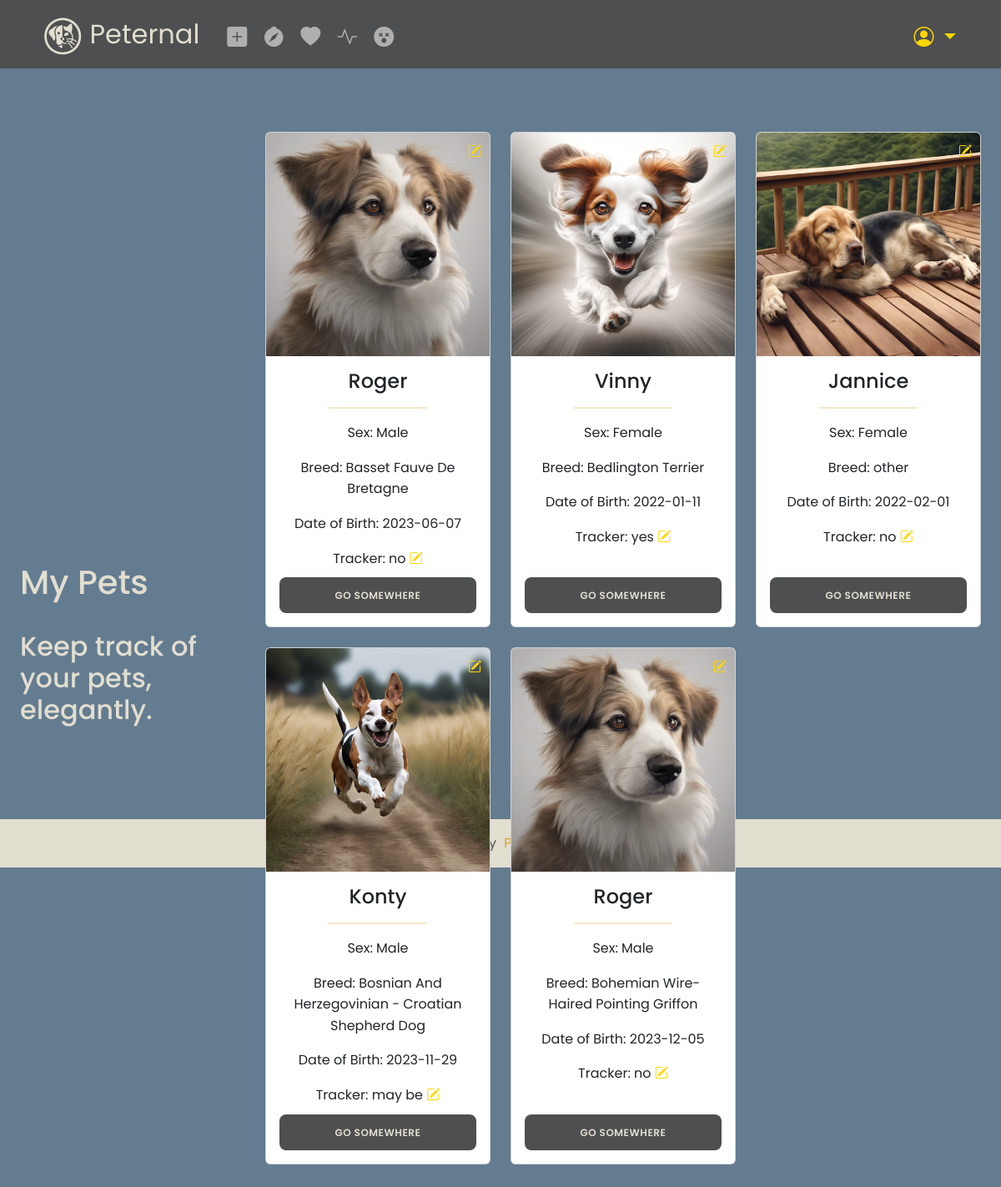
Page / (signed in) on the earlier database version.
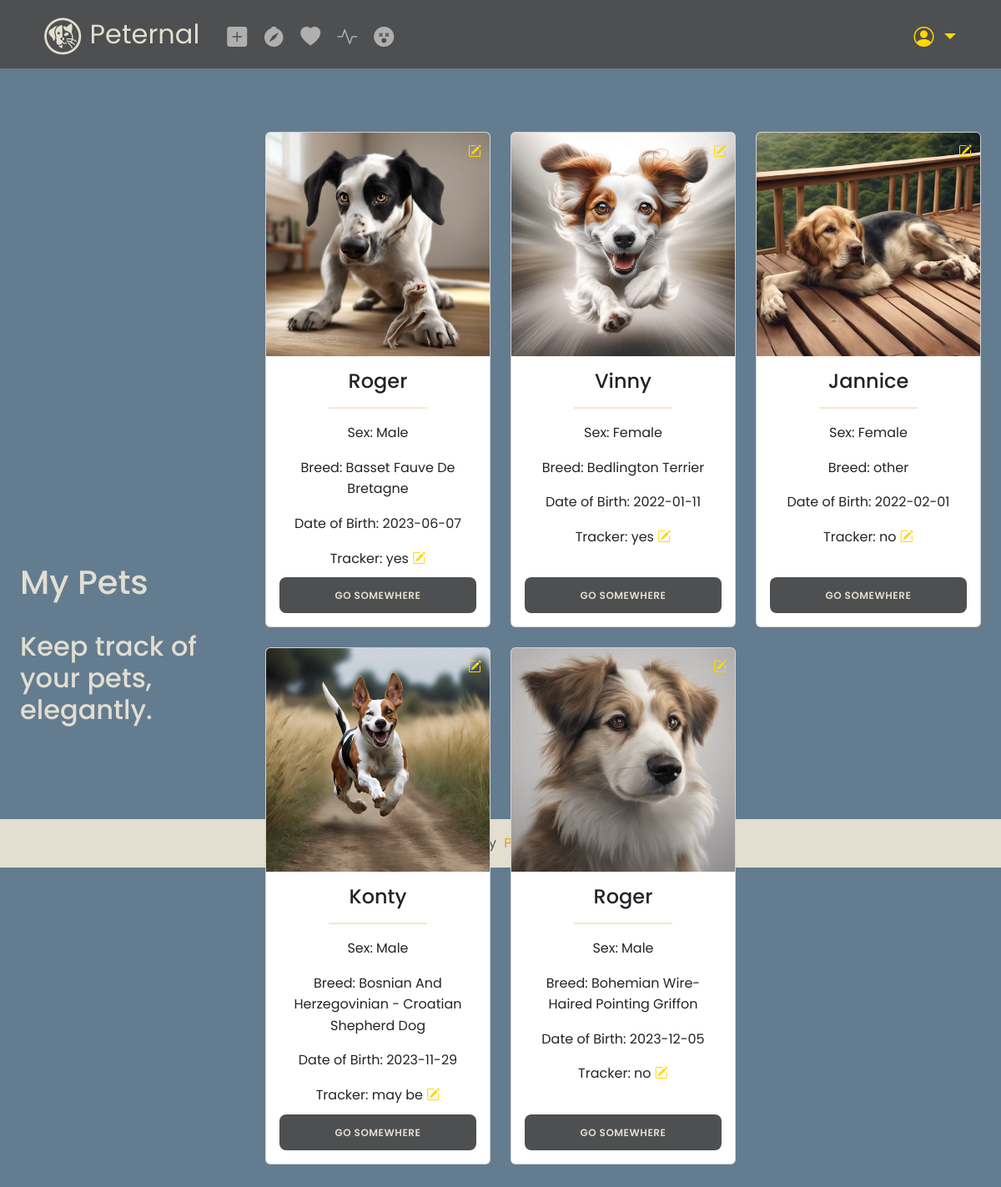
Same page on the later database version.
### tables this page shows
CREATE TABLE pets (
    pets_id INTEGER PRIMARY KEY AUTOINCREMENT,
    user_id INTEGER,
    pet_type TEXT NOT NULL,
    pet_sex TEXT NOT NULL,
    pet_name TEXT NOT NULL,
    photo_path TEXT,
    breed TEXT,
    pet_dob DATE,
    tracker TEXT,
    FOREIGN KEY(user_id) REFERENCES users(user_id)
);

### app.py (the view)
@app.route("/")
@login_required
def index():
    user_id = session["user_id"]
    try:
        pets = get_pets(user_id)
    except ValueError as e:
        flash(str(e), 'danger')
        logging.error("Error fetching pets: %s", e)
        pets = []  # Default to an empty list in case of an error
    return render_template("index.html", pets=pets)

### app.py (called while the page is built)
@app.after_request
def after_request(response):
    response.headers["Cache-Control"] = "no-cache, no-store, must-revalidate"
    response.headers["Expires"] = 0
    response.headers["Pragma"] = "no-cache"
    return response

### auth.py (called while the page is built)
def login_required(f):
    @wraps(f)
    def decorated_function(*args, **kwargs):
        if session.get("user_id") is None:
            return redirect("/login")
        return f(*args, **kwargs)
    return decorated_function

### database.py (called while the page is built)
def get_db_connection():
    conn = sqlite3.connect(DATABASE)
    conn.row_factory = sqlite3.Row
    return conn

def get_pets(user_id):
    try:
        with get_db_connection() as conn:
            cursor = conn.cursor()
            cursor.execute("SELECT * FROM pets WHERE user_id = ?", (user_id,))
            pets = cursor.fetchall()
            return pets
    except sqlite3.IntegrityError as e:
        logging.error("Database error when fetching pets: %s", e)
        raise ValueError("Database error when fetching pets") from e

### templates/index.html (shortened to what this page needs)
{% extends "layout.html" %}
{% block main %}
<div class="container-fluid h-100 mb-4 mr-4 ml-4 mb-md-5 mr-md-5 ml-md-5">
    <div class="row h-100 align-items-center">
        <div class="col-md-3 col-12">
            <div class="fixed-column align-items-center h-100">
                <h1>My Pets</h1>
                <br>
                <h2>Keep track of your pets, elegantly.</h2>
                <br>
            </div>
        </div>
        <div class="col-md-9 col-12">
            <div class="row">
                {% for pet in pets %}
                <div class="col-lg-4 col-md-6 col-12 mb-4">
                    <div class="card h-100">
                        <img src="{{ url_for('static', filename=pet.photo_path) }}" class="card-img-top" alt="{{ pet.pet_name }}">
                        <i class="bi bi-pencil-square edit-photo-icon" onclick="editPhoto('{{ pet.pets_id }}')"></i>
                        <div class="card-body d-flex flex-column">
                            <div class="content">
                                <h4 class="card-title">{{ pet.pet_name }}</h4>
                                <hr class="hr-card" />
                                <p class="card-text">Sex: {{ pet.pet_sex }}</p>
                                <p class="card-text">Breed: {{ pet.breed }}</p>
                                <p class="card-text">Date of Birth: {{ pet.pet_dob }}</p>
                                <p class="card-text">Tracker: {{ pet.tracker }}
                                <i class="bi bi-pencil-square edit-tracker-icon" onclick="editTracker('{{ pet.pets_id }}')"></i></p>
                            </div>
                            <a href="#" class="button">Go somewhere</a>
                        </div>
                    </div>
                </div>
                {% endfor %}
            </div>
        </div>
    </div>
</div>
{% endblock %}

### templates/layout.html (shortened to what this page needs)
<!DOCTYPE html>
<html lang="en">
    <head>
        <link href="https://cdn.jsdelivr.net/npm/bootstrap@5.3.2/dist/css/bootstrap.min.css" rel="stylesheet">
        <link href="https://cdnjs.cloudflare.com/ajax/libs/select2/4.0.13/css/select2.min.css" rel="stylesheet">
        <link href="https://cdnjs.cloudflare.com/ajax/libs/bootstrap-icons/1.7.2/font/bootstrap-icons.css" rel="stylesheet">
        <link href="/static/styles.css" rel="stylesheet">
    </head>
    <body>
        <nav class="navbar navbar-dark bg-navbar sticky-top navbar-expand-md">
            <div class="container-fluid">
                <a class="navbar-brand" href="/"><span class="red"><img src="/static/favicon.ico" alt="Peternal"> Peternal </a>
                <div class="collapse navbar-collapse" id="navbar">
                    {% if session["user_id"] %}
                        <ul class="navbar-nav nav-pills me-auto mt-2">
                            <li class="nav-item">
                                <a class="nav-link" href="/add_pet" title="Add Pet"><i class="bi bi-plus-square-fill"></i></a>
                            </li>
                            <li class="nav-item">
                                <a class="nav-link" href="/tracking" title="Tracking"><i class="bi bi-compass-fill"></i></a>
                            </li>
                            <li class="nav-item">
                                <a class="nav-link" href="/dating" title="Dating"><i class="bi bi-heart-fill"></i></a>
                            </li>
                            <li class="nav-item">
                                <a class="nav-link" href="/health" title="Health"><i class="bi bi-activity"></i></a>
                            </li>
                            <li class="nav-item">
                                <a class="nav-link" href="/afterlife" title="Afterlife"><i class="bi bi-emoji-dizzy-fill"></i></a>
                            </li>
                        </ul>
                        <div class="nav-item dropdown ms-auto mt-2">
                            <a class="nav-link dropdown-toggle nav-user-icon" href="#" id="navbarDropdown" role="button" data-bs-toggle="dropdown" aria-expanded="false">
                                <i class="bi bi-person-circle"></i>
                            </a>
                        </div>
                    {% endif %}
                </div>
            </div>
        </nav>
        <header>
        </header>
        <main class="container-fluid d-flex align-items-center full-height-container">
            {% block main %}{% endblock %}
        </main>
        <footer class="footer mt-auto py-3 bg-footer text-center text-muted">
            <div class="footer-container">
                <span class="text-body-secondary">
                    Data provided by <a href="https://froggystyle.biz/">Pets of the World</a>
                </span>
            </div>
        </footer>
    </body>
</html>

### static/styles.css (style rules this page uses)
html, body { height: 100%; width: 100%; margin: 0; font-family: 'Poppins', sans-serif; }
:root { --main-color: #647C90; --light-color: #E2DED0; --dark-color: #4E4F50; --accent-color: #746C70; --highlight-color: #FFD700; --link-color: #DAA520; }
body { background-color: var(--main-color); color: var(--light-color); display: flex; flex-direction: column; font-size: 100%; line-height: 1.6; }
a { color: var(--link-color); text-decoration: none; padding-left: 5px; padding-right: 5px; }
main { flex: 1; }
.full-height-container { display: flex; align-items: center; height: 100%; padding-bottom: 50px; }
.navbar { background-color: var(--dark-color); color: var(--light-color); padding-left: 2rem; padding-right: 2rem; font-size: x-large; }
.navbar a:not(.navbar-brand) { border: 2px solid transparent; outline: none; }
.navbar-brand { border: 2px solid transparent; color: var(--light-color); font-size: xx-large; outline: none; }
.nav-user-icon { border: 2px solid transparent; color: var(--highlight-color); padding: 0.5rem; outline: none; }
.bg-footer { background-color: var(--light-color); color: var(--dark-color); padding-top: 50px; }
.footer-container { border: 0px transparent; }
.button { background-color: var(--dark-color); color: var(--light-color); font-size: 12px; padding: 10px 45px; border: 2px solid transparent; border-radius: 8px; font-weight: 600; letter-spacing: 0.5px; text-transform: uppercase; margin-top: 10px; cursor: pointer; }
header { min-height: 100px; position: relative; z-index: 0; }
@media (min-width: 768px) { .col-md-9 { overflow-y: auto; max-height: 100vh; } }
.fixed-column { position: sticky; top: 0; }
.card .card-body { display: flex; flex-direction: column; justify-content: center; text-align: center; height: 100%; }
.card-body .content { flex-grow: 1; }
.edit-photo-icon, .edit-tracker-icon { color: var(--highlight-color); cursor: pointer; }
.edit-photo-icon { position: absolute; top: 10px; right: 10px; }
.hr-card { width: 50%; border: 1px solid var(--link-color); margin-left: auto; margin-right: auto; }

Differences in the rows shown:
changed pets "Basset Fauve De Bretagne": photo_path: a different picture; tracker "no" → "yes"
